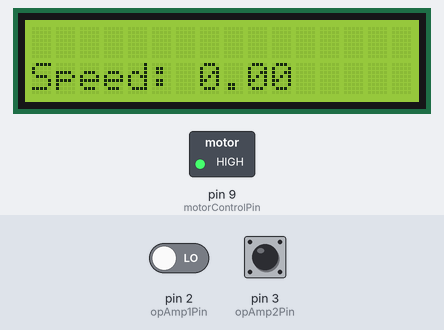
The sketch below on a simulated Arduino Uno, built with avr-gcc and run on an emulated ATmega328P. Shown: 16×2 character LCD, switched loads named in the sketch (green lamp = pin HIGH). The test bench sets the inputs (shaded band); at power-on: pin 2 (opAmp1Pin) LOW, pin 3 (opAmp2Pin) HIGH. What the sketch prints to the serial monitor is not drawn.

Above: at 3.2 s.
3.3 s: pin 2 (opAmp1Pin) driven HIGH
At 4.7 s:
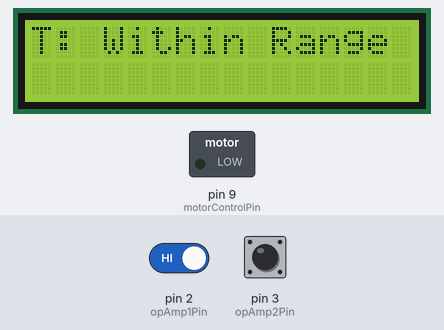
5.6 s: pin 3 (opAmp2Pin) pulled LOW for 1.25 s
At 7.0 s:
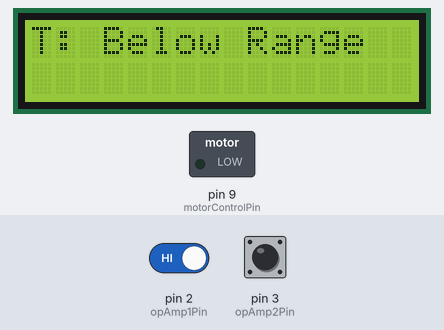
8.7 s: pin 3 (opAmp2Pin) pulled LOW for 3.2 s
13.8 s: pin 2 (opAmp1Pin) driven LOW
At 15.1 s:
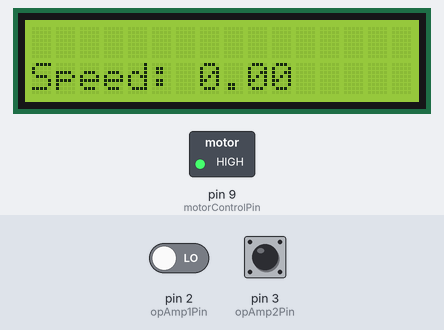
15.9 s: pin 3 (opAmp2Pin) pulled LOW for 1.25 s
At 16.7 s:
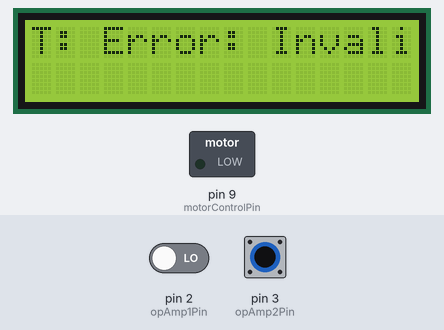
19.0 s: pin 3 (opAmp2Pin) driven LOW
At 21.0 s:
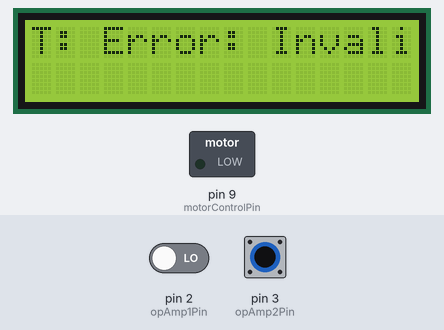
Timing chart, 0 to 22.5 s (numbered marks = the images above; inputs shaded):
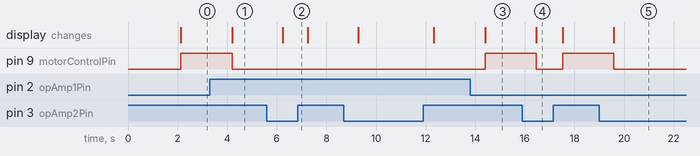

The sketch:

INSTRU_CODE.ino
```cpp
#include <Wire.h>
#include <LiquidCrystal_I2C.h>

// Initialize the LCD with I2C address (usually 0x27 or 0x3F)
LiquidCrystal_I2C lcd(0x27, 16, 2);

// Define input pins for op-amp outputs
const int opAmp1Pin = 2;  // Op-amp 1 output
const int opAmp2Pin = 3;  // Op-amp 2 output

volatile int transitionCount = 0; // Counts transitions (HIGH->LOW or LOW->HIGH)
unsigned long previousMillis = 0; // Tracks the last time RPM was calculated
const int interval = 1000;        // Interval for RPM calculation in milliseconds (1 second)
float rpm = 0;                    // Holds the calculated RPM
bool lastState = LOW;             // Keeps track of the previous state of the pin

// Define output pins
 // Additional output pin
const int motorControlPin = 9;  // Pin connected to motor driver's input

void setup() {
  // Set up the pins
  pinMode(opAmp1Pin, INPUT);
  pinMode(opAmp2Pin, INPUT);
  pinMode(motorControlPin, OUTPUT);
  pinMode(6, INPUT_PULLUP); // Use INPUT_PULLUP to ensure a stable signal

  // Initialize the LCD
  lcd.init();
  lcd.backlight();

  // Initialize Serial Monitor
  Serial.begin(9600);

  // Display a startup message
  lcd.setCursor(0, 0);
  lcd.print("Temp Monitor");
  delay(2000);
  lcd.clear();
}

void loop() {
  // Read the op-amp outputs
  digitalWrite(opAmp1Pin,LOW);
  digitalWrite(opAmp2Pin,HIGH);
  int opAmp1State = digitalRead(opAmp1Pin);  // Read opAmp1Pin state
  int opAmp2State = digitalRead(opAmp2Pin);  // Read opAmp2Pin state
  unsigned long currentMillis = millis();

  // Determine the status based on op-amp states
  if (opAmp1State == HIGH && opAmp2State == LOW) {
    // Temperature below range
    Serial.println("Temperature below range");
    displayMessage("Below Range");
    analogWrite(motorControlPin, 0);  // Stop the motor
  } else if (opAmp1State == LOW && opAmp2State == HIGH) {
    // Temperature above range
    Serial.println("Fan on");
    Serial.println("Temperature above range");
    displayMessage("Above Range");
    if (currentMillis - previousMillis >= interval) {
    previousMillis = currentMillis;

    // Calculate RPM: Two transitions equal one revolution
    rpm = (transitionCount / 2.0) * (60000.0 / interval); // 60000 ms in a minute
    transitionCount = 0; // Reset the transition count for the next interval

    // Print RPM to the serial monitor
    Serial.print("Fan Speed: ");
    Serial.print(rpm);
    Serial.println(" RPM");
    displayMessage("Above Range");
    displayMessage2(rpm);
  }
    analogWrite(motorControlPin, 255);  // Spin the motor
  } else if (opAmp1State == HIGH && opAmp2State == HIGH) {
    // Temperature within range
    Serial.println("Temperature within range");
    displayMessage("Within Range");
    analogWrite(motorControlPin, 0);   // Stop the motor
  } else {
    // Invalid state or error
    Serial.println("Invalid op-amp outputs");
    displayMessage("Error: Invalid");
    analogWrite(motorControlPin, 0); ;  // Stop the motor
  }

  delay(1000);  // Update the display every second
}

// Function to display a message on the LCD
void displayMessage(String message) {
  lcd.clear();
  lcd.setCursor(0, 0);
  lcd.print("T:");
  lcd.setCursor(3, 0);
  lcd.print(message);
}

void displayMessage2(float message) {
  lcd.clear();
  lcd.setCursor(0, 1);
  lcd.print("Speed: ");
  lcd.setCursor(7 , 6);
  lcd.print(message);
}
```

Measured:
- after the input at 3.3 s, pin 9 (motorControlPin): HIGH → LOW after 0.90 s; the display: changes after 0.90 s (image 1)
- after the input at 5.6 s, the display: changes after 0.63 s (image 2)
- after the input at 13.8 s, pin 9 (motorControlPin): LOW → HIGH after 0.60 s; the display: changes after 0.60 s (image 3)
- after the input at 15.9 s, pin 9 (motorControlPin): HIGH → LOW after 0.57 s, → HIGH 1.0 s later; the display: changes after 0.57 s (image 4)
- after the input at 19.0 s, pin 9 (motorControlPin): HIGH → LOW after 0.59 s; the display: changes after 0.59 s (image 5)
